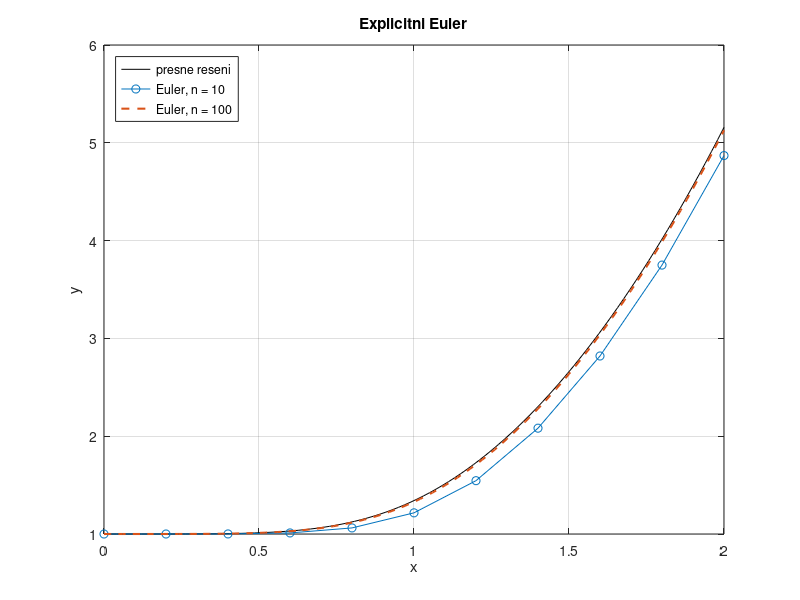
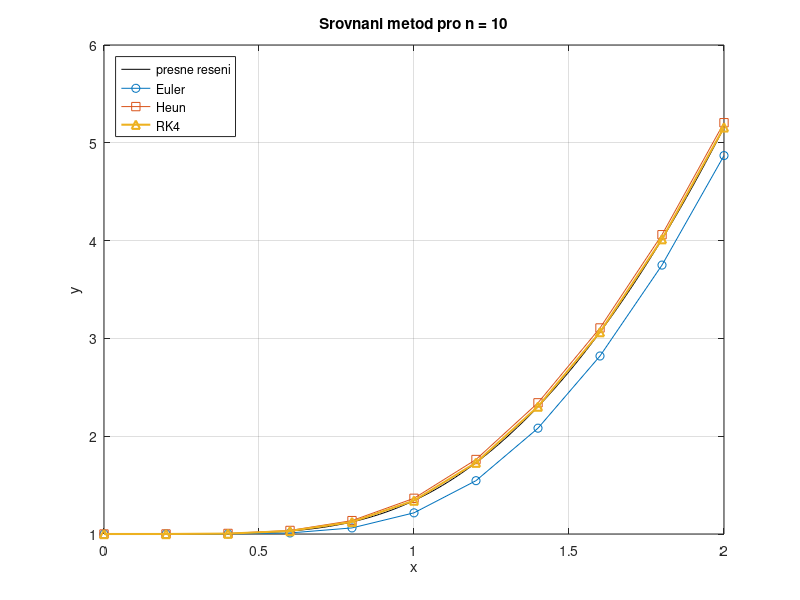
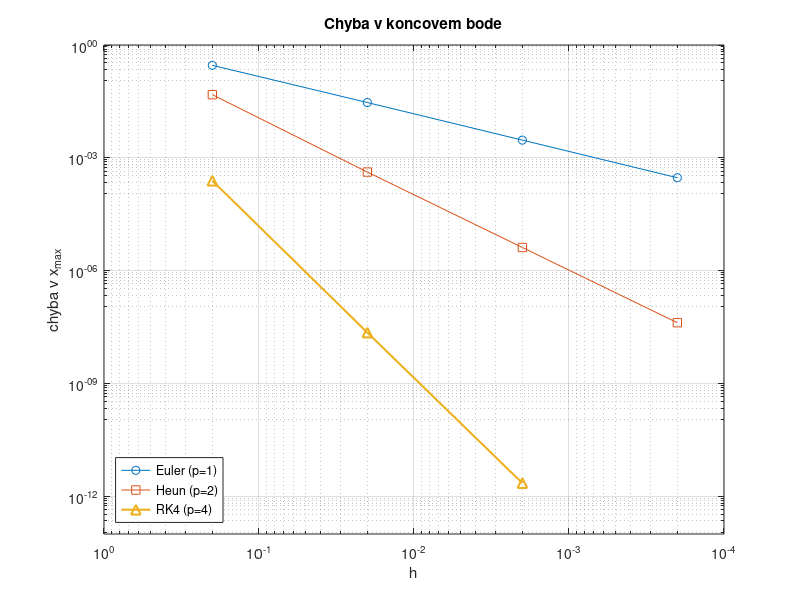

Here is the MATLAB script that generated these plots, in order:
% Explicitni Euler, Heun a RK4 pro ulohu y*y' = 2*x^4, y(0) = 1 na [0,2]
f = @(x,y) 2*x.^4./y;                   % prava strana y' = f(x,y)
yExact = @(x) sqrt(4*x.^5/5 + 1);       % presne reseni
x0 = 0; y0 = 1; xMax = 2;               % pocatecni podminka a konec intervalu
nAll = [10 100 1000 10000];             % pocty kroku

e = zeros(numel(nAll),3);              % chyby v bode xMax: Euler, Heun, RK4
for j = 1:numel(nAll)
    n = nAll(j); h = (xMax - x0)/n; x = x0 + h*(0:n);
    yE = y0*ones(1,n+1); yH = yE; yR = yE;  % aproximace v uzlech x
    for i = 1:n
        yE(i+1) = yE(i) + h*f(x(i),yE(i));                    % explicitni Euler

        k1 = f(x(i),yH(i)); k2 = f(x(i+1),yH(i) + h*k1);      % Heun
        yH(i+1) = yH(i) + h/2*(k1 + k2);

        k1 = f(x(i),yR(i));           k2 = f(x(i)+h/2,yR(i) + h/2*k1);   % RK4
        k3 = f(x(i)+h/2,yR(i) + h/2*k2); k4 = f(x(i+1),yR(i) + h*k3);
        yR(i+1) = yR(i) + h/6*(k1 + 2*k2 + 2*k3 + k4);
    end
    e(j,:) = abs([yE(end) yH(end) yR(end)] - yExact(xMax));

    xx = linspace(x0, xMax);
    if j == 1                           % n = 10: ulozime Eulera, srovnani metod
        x10 = x; yE10 = yE;
        figure(2)
        plot(xx, yExact(xx), 'k-', x, yE, 'o-', x, yH, 's-', x, yR, '^-', 'LineWidth', 1.5)
        grid on; xlabel('x'); ylabel('y')
        legend('presne reseni', 'Euler', 'Heun', 'RK4', 'Location', 'northwest')
        title(sprintf('Srovnani metod pro n = %d', n))
    end
    if j == 2                           % n = 100: Euler pro dve delky kroku
        figure(1)
        plot(xx, yExact(xx), 'k-', x10, yE10, 'o-', x, yE, '--', 'LineWidth', 1.5)
        grid on; xlabel('x'); ylabel('y')
        legend('presne reseni', 'Euler, n = 10', 'Euler, n = 100', 'Location', 'northwest')
        title('Explicitni Euler')
    end
end

% Rad konvergence: krok se zmensuje 10x, proto p = log10(e_h/e_{h/10})
p = log10(e(1:end-1,:)./e(2:end,:));

% Vypis tabulky
hAll = (xMax - x0)./nAll;
fprintf('\n  %7s |  %9s  %5s |  %9s  %5s |  %9s  %5s\n', 'h', 'Euler', 'p', 'Heun', 'p', 'RK4', 'p');
fprintf('%s\n', repmat('-', 1, 66));
for j = 1:numel(nAll)
    fprintf('  %7.1e', hAll(j));
    for m = 1:3
        if j == 1, pStr = '-'; else, pStr = sprintf('%.2f', p(j-1,m)); end
        fprintf(' |  %9.2e  %5s', e(j,m), pStr);
    end
    fprintf('\n');
end
fprintf('(u RK4 je chyba pro nejmensi h uz na urovni zaokrouhlovacich chyb)\n\n');

% Graf chyb v logaritmickych souradnicich
figure(3)
loglog(hAll, e(:,1), 'o-', hAll, e(:,2), 's-', hAll(1:3), e(1:3,3), '^-', ...
       'LineWidth', 1.5, 'MarkerSize', 7)
set(gca, 'XDir', 'reverse', 'YTick', 10.^(-12:3:0)); grid on
xlim([1e-4 1]); ylim([1e-13 1])
xlabel('h'); ylabel('chyba v x_{max}')
legend('Euler (p=1)', 'Heun (p=2)', 'RK4 (p=4)', 'Location', 'southwest')
title('Chyba v koncovem bode')
